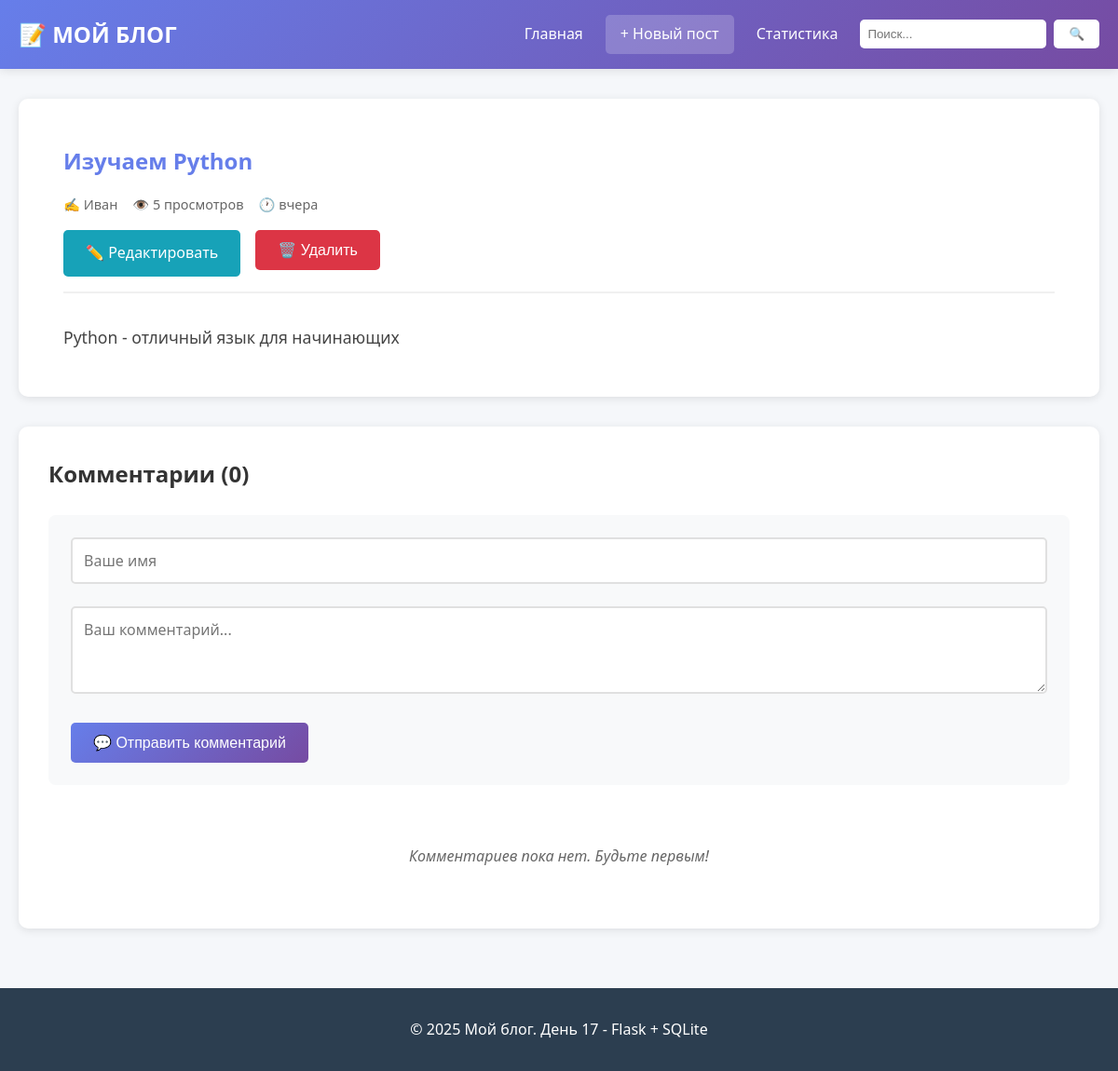
/post/1, run on the app's committed database.
### tables this page shows
CREATE TABLE posts (
            id INTEGER PRIMARY KEY AUTOINCREMENT,
            title TEXT NOT NULL,
            content TEXT NOT NULL,
            author TEXT NOT NULL,
            views INTEGER DEFAULT 0,
            created_at TIMESTAMP DEFAULT CURRENT_TIMESTAMP
        );

### app.py (the view, shortened to what this page needs)
@app.route('/post/<int:post_id>')
def view_post(post_id):
    post = db.get_post_by_id(post_id)
    db.increment_views(post_id)
    comments = db.get_comments_for_post(post_id)
    return render_template('post.html', post=post, comments=comments)

### app.py (called while the page is built)
@app.template_filter('timeago')
def timeago_filter(timestamp):
    from datetime import datetime
    if isinstance(timestamp, str):
        try:
            dt = datetime.fromisoformat(timestamp.replace('Z', '+00:00'))
        except:
            return timestamp
    else:
        dt = timestamp
    now = datetime.now()
    diff = now - dt
    seconds = diff.total_seconds()
    if seconds < 60:
        return 'только что'
    elif seconds < 3600:
        minutes = int(seconds / 60)
        return f'{minutes} мин. назад'
    elif seconds < 86400:
        hours = int(seconds / 3600)
        return f'{hours} ч. назад'
    else:
        days = int(seconds / 86400)
        if days == 1:
            return 'вчера'
        elif days < 30:
            return f'{days} дн. назад'
        else:
            return dt.strftime('%d.%m.%Y')

### database.py (called while the page is built)
def dict_factory(cursor, row):
    d = {}
    for idx, col in enumerate(cursor.description):
        d[col[0]] = row[idx]
    return d

def get_post_by_id(post_id):
    with sqlite3.connect(DATABASE) as conn:
        conn.row_factory = dict_factory
        cursor = conn.cursor()
        cursor.execute("SELECT * FROM posts WHERE id = ?", (post_id,))
        return cursor.fetchone()

def increment_views(post_id):
    with sqlite3.connect(DATABASE) as conn:
        cursor = conn.cursor()
        cursor.execute("""
        UPDATE posts
        SET views = views + 1
        WHERE id = ?
        """, (post_id,))
        conn.commit()

def get_comments_for_post(post_id):
    with sqlite3.connect(DATABASE) as conn:
        conn.row_factory = dict_factory
        cursor = conn.cursor()
        cursor.execute("""
        SELECT * FROM comments
        WHERE post_id = ?
        ORDER BY created_at ASC
        """, (post_id,))
        return cursor.fetchall()

### templates/post.html (shortened to what this page needs)
{% extends "base.html" %}
{% block content %}
    <article class="post-full">
        <header class="post-header">
            <h1>{{ post.title }}</h1>
            <div class="post-meta">
                <span>✍️ {{ post.author }}</span>
                <span>👁️ {{ post.views }} просмотров</span>
                <span>🕐 {{ post.created_at | timeago }}</span>
            </div>
            <div class="post-actions">
                <a href="{{ url_for('edit_post', post_id=post.id) }}" class="btn btn-edit">
                    ✏️ Редактировать
                </a>
                <form action="{{ url_for('delete_post', post_id=post.id) }}"
                      method="POST"
                      style="display: inline;"
                      onsubmit="return confirm('Удалить этот пост?')">
                    <button type="submit" class="btn btn-delete">
                        🗑️ Удалить
                    </button>
                </form>
            </div>
        </header>
        <div class="post-content">
            {{ post.content | replace('\n', '<br>') | safe }}
        </div>
    </article>
    <section class="comments-section">
        <h2>Комментарии ({{ comments | length }})</h2>
        <form action="{{ url_for('add_comment', post_id=post.id) }}"
              method="POST"
              class="comment-form">
            <div class="form-group">
                <input type="text" name="author" placeholder="Ваше имя" required>
            </div>
            <div class="form-group">
                <textarea name="content"
                          placeholder="Ваш комментарий..."
                          rows="3"
                          required></textarea>
            </div>
            <button type="submit" class="btn btn-primary">
                💬 Отправить комментарий
            </button>
        </form>
        {% if comments %}
            <div class="comments-list">
                {% for comment in comments %}
                    <div class="comment">
                        <div class="comment-header">
                            <strong>{{ comment.author }}</strong>
                            <span class="comment-date">
                                {{ comment.created_at | timeago }}
                            </span>
                        </div>
                        <div class="comment-content">
                            {{ comment.content }}
                        </div>
                    </div>
                {% endfor %}
            </div>
        {% else %}
            <p class="no-comments">Комментариев пока нет. Будьте первым!</p>
        {% endif %}
    </section>
{% endblock %}

### static/css/blog.css (style rules this page uses)
* { margin: 0; padding: 0; box-sizing: border-box; }
body { font-family: 'Segoe UI', Tahoma, Geneva, Verdana, sans-serif; line-height: 1.6; color: #333; background-color: #f5f7fa; }
.post-meta { display: flex; gap: 1rem; font-size: 0.9rem; color: #666; margin-bottom: 1rem; }
.post-full { background: white; padding: 3rem; border-radius: 10px; box-shadow: 0 2px 10px rgba(0,0,0,0.1); margin: 2rem 0; }
.post-header { border-bottom: 2px solid #f0f0f0; padding-bottom: 1rem; margin-bottom: 2rem; }
.post-header h1 { margin-bottom: 1rem; color: #667eea; }
.post-actions { margin-top: 1rem; display: flex; gap: 1rem; }
.post-content { font-size: 1.1rem; line-height: 1.8; color: #444; }
.comments-section { background: white; padding: 2rem; border-radius: 10px; box-shadow: 0 2px 10px rgba(0,0,0,0.1); margin: 2rem 0; }
.comments-section h2 { margin-bottom: 1.5rem; }
.comment-form { background: #f8f9fa; padding: 1.5rem; border-radius: 8px; margin-bottom: 2rem; }
.no-comments { color: #666; font-style: italic; text-align: center; padding: 2rem; }
.form-group { margin-bottom: 1.5rem; }
.form-group input, .form-group textarea { width: 100%; padding: 0.75rem; border: 2px solid #e0e0e0; border-radius: 5px; font-family: inherit; font-size: 1rem; transition: border-color 0.3s; }
.btn { display: inline-block; padding: 0.75rem 1.5rem; border: none; border-radius: 5px; font-size: 1rem; cursor: pointer; text-decoration: none; transition: all 0.3s; }
.btn-primary { background: linear-gradient(135deg, #667eea, #764ba2); color: white; }
.btn-edit { background: #17a2b8; color: white; }
.btn-delete { background: #dc3545; color: white; }

### data on the page
posts: title "Изучаем Python", author "Иван", views "5", created_at "вчера", content "Python - отличный язык для начинающих"

### other printed values
{{ comments | length }} "0"
